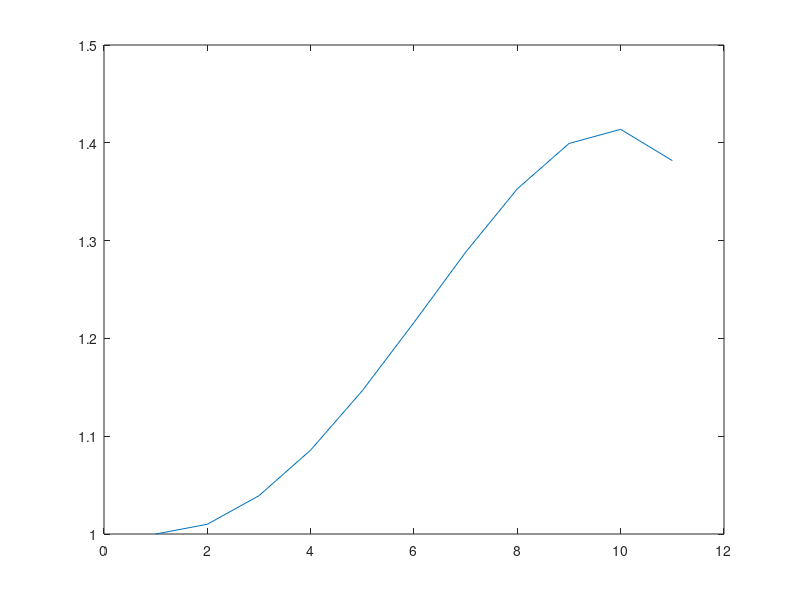

The MATLAB source for this figure:
clear all;
gravity = 6.67e-11; %value of gravitational constant
time = 10; %how long sim will run in seconds
stepsize = 1;
steps = time/stepsize; %number of steps that will run


x = 0:.1:1;
y = 0:.1:1;
r = sin(x.^2) + cos(y.^2);
plot(r)
